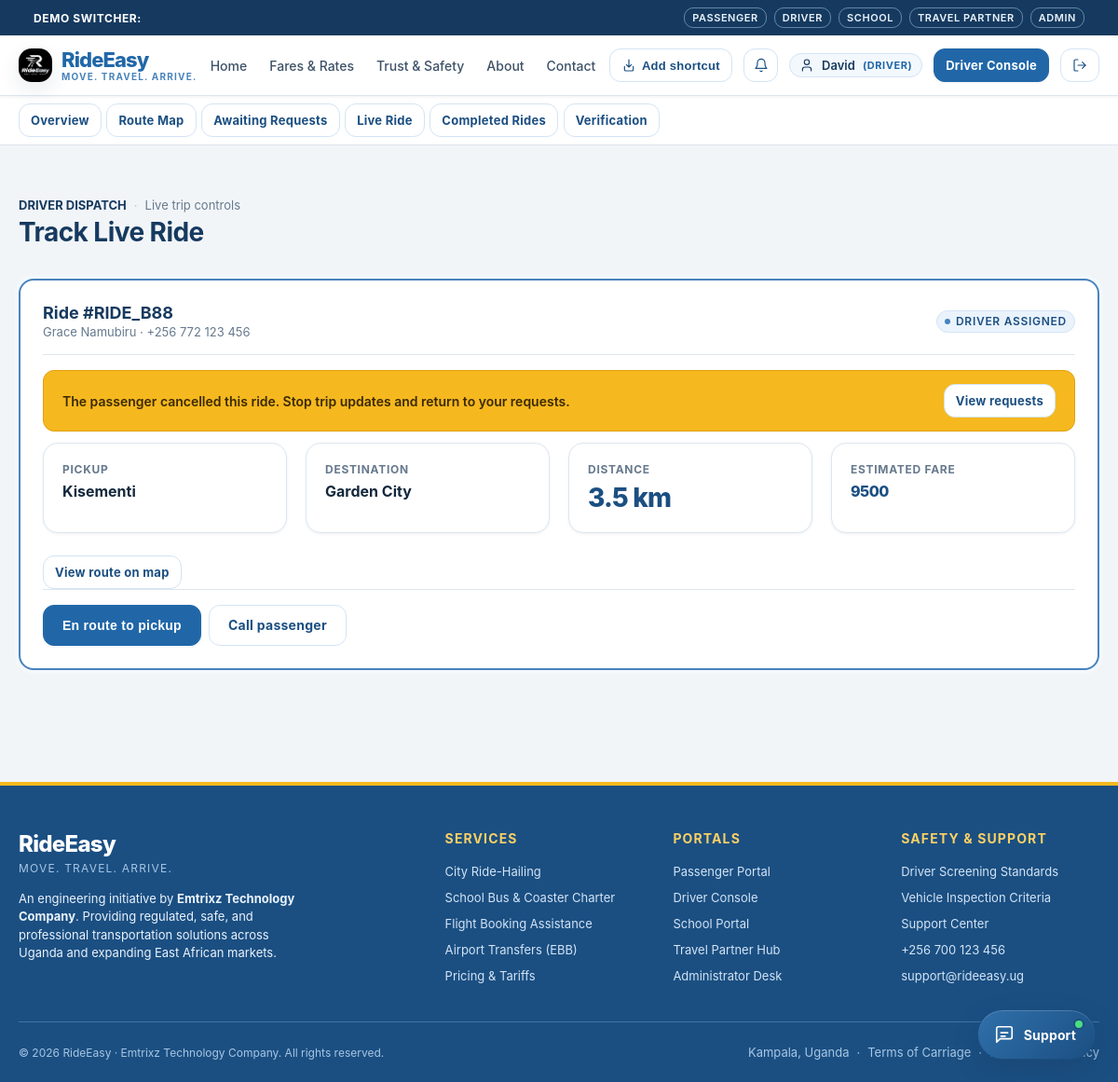
The page /driver/active-ride (signed in) on the database as committed earlier.
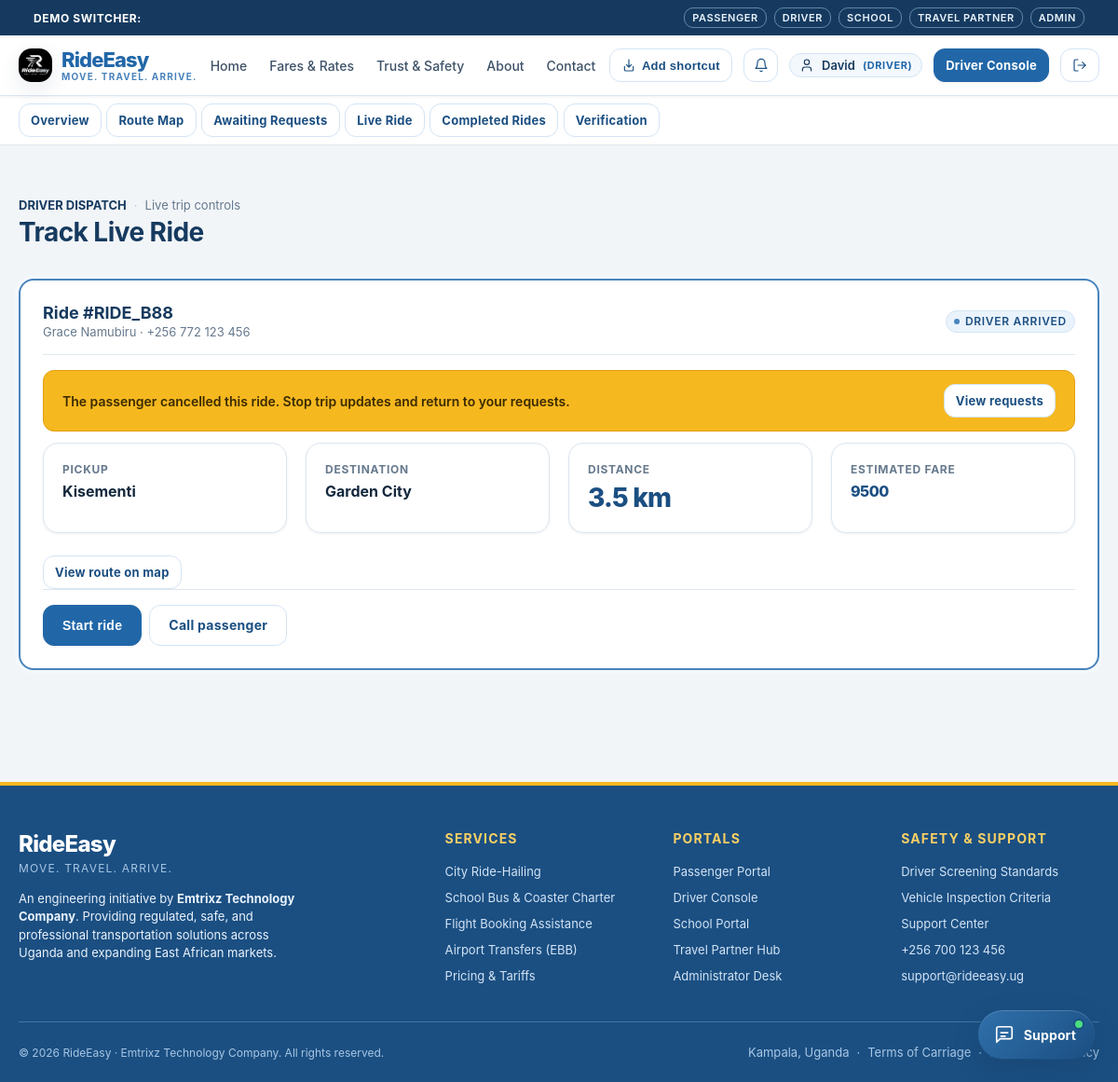
The same page on the database as committed later.
### tables this page shows
CREATE TABLE rides (
    id TEXT PRIMARY KEY,
    passenger_id TEXT NOT NULL,
    driver_id TEXT,
    category TEXT NOT NULL CHECK(category IN ('BODA', 'ECONOMY', 'COMFORT', 'PREMIUM')),
    pickup_address TEXT NOT NULL,
    pickup_lat REAL NOT NULL,
    pickup_lng REAL NOT NULL,
    destination_address TEXT NOT NULL,
    destination_lat REAL NOT NULL,
    destination_lng REAL NOT NULL,
    estimated_distance_km REAL NOT NULL,
    estimated_fare_ugx INTEGER NOT NULL,
    final_fare_ugx INTEGER,
    payment_method TEXT NOT NULL DEFAULT 'CASH' CHECK(payment_method IN ('CASH', 'MTN_MOMO', 'AIRTEL_MONEY', 'CARD')),
    payment_status TEXT NOT NULL DEFAULT 'UNPAID' CHECK(payment_status IN ('UNPAID', 'PENDING', 'PAID')),
    status TEXT NOT NULL DEFAULT 'REQUESTED' CHECK(status IN (
        'REQUESTED',
        'SEARCHING_FOR_DRIVER',
        'DRIVER_ASSIGNED',
        'DRIVER_ARRIVING',
        'DRIVER_ARRIVED',
        'TRIP_STARTED',
        'TRIP_COMPLETED',
        'PAYMENT_PENDING',
        'COMPLETED',
        'CANCELLED'
    )),
    cancellation_reason TEXT,
    is_airport_ride INTEGER NOT NULL DEFAULT 0,
    related_journey_id TEXT,
    created_at TIMESTAMP NOT NULL DEFAULT CURRENT_TIMESTAMP,
    updated_at TIMESTAMP NOT NULL DEFAULT CURRENT_TIMESTAMP, cancelled_at TIMESTAMP, driver_response_status TEXT NOT NULL DEFAULT 'ACCEPTED' CHECK(driver_response_status IN ('PENDING', 'ACCEPTED', 'DECLINED')),
    FOREIGN KEY (passenger_id) REFERENCES users(id) ON DELETE CASCADE,
    FOREIGN KEY (driver_id) REFERENCES users(id),
    FOREIGN KEY (related_journey_id) REFERENCES confirmed_journeys(id)
);

### rideeasy/app/routes/driver.py (the view)
@driver_bp.route("/active-ride")
def active_ride():
    user = AuthService.get_current_user()
    ride = get_db().fetchone(
        """SELECT r.*, u.full_name as passenger_name, u.phone as passenger_phone
        FROM rides r
        JOIN users u ON r.passenger_id = u.id
        WHERE r.driver_id = ? AND r.status NOT IN ('COMPLETED', 'CANCELLED')
          AND (r.driver_response_status = 'ACCEPTED' OR r.status != 'DRIVER_ASSIGNED')
        ORDER BY r.created_at DESC LIMIT 1""",
        (user["id"],)
    )
    return render_template("driver/active_ride.html", user=user, ride=ride)

### rideeasy/app/repositories/database.py (called while the page is built)
def get_db() -> Database:
    global _db_instance
    try:
        from flask import current_app, has_app_context
        if has_app_context():
            db_url = current_app.config.get("TURSO_DATABASE_URL", "")
            auth_token = current_app.config.get("TURSO_AUTH_TOKEN", "")
            local_path = current_app.config.get("LOCAL_DB_PATH", Config.LOCAL_DB_PATH)
            if (
                _db_instance is None
                or _db_instance.db_url != db_url
                or _db_instance.auth_token != auth_token
                or _db_instance.local_path != local_path
            ):
                _db_instance = Database(db_url, auth_token, local_path)
            return _db_instance
    except ImportError:
        pass
    if _db_instance is None:
        _db_instance = Database()
    return _db_instance

    def _get_sqlite_conn(self) -> sqlite3.Connection:
        conn = sqlite3.connect(self.local_path, timeout=10.0, check_same_thread=False)
        conn.row_factory = sqlite3.Row
        conn.execute("PRAGMA foreign_keys = ON;")
        return conn

### rideeasy/app/routes/driver.py (called while the page is built)
@driver_bp.before_request
@login_required
@role_required("DRIVER", "ADMIN")
def before_request():
    pass

### rideeasy/app/templates/driver/active_ride.html (shortened to what this page needs)
{% extends "base.html" %}
{% block content %}
<div class="container section">
  <div style="margin-bottom: 2rem;">
    <div class="metadata-row" style="margin-bottom: 0.25rem;">
      <span style="font-weight: 700; color: var(--color-black); text-transform: uppercase;">Driver Dispatch</span>
      <span class="metadata-separator">·</span>
      <span>Live trip controls</span>
    </div>
    <h2>Track Live Ride</h2>
  </div>
  {% if ride %}
    <div id="driver-live-ride-tracker"
         data-ride-id="{{ ride.id }}"
         data-status="{{ ride.status }}"
         data-driver-id="{{ ride.driver_id }}"
         class="card"
         style="border: 2px solid var(--color-black);">
      <div class="card-header">
        <div>
          <div class="card-title">Ride #{{ ride.id[:8].upper() }}</div>
          <div class="card-subtitle">{{ ride.passenger_name }} · {{ ride.passenger_phone }}</div>
        </div>
        <span id="driver-live-ride-status" class="status-indicator"><span class="status-dot"></span>{{ ride.status.replace('_', ' ') }}</span>
      </div>
      <div id="driver-ride-cancelled-alert" class="alert alert-warning" role="status" hidden>
        The passenger cancelled this ride. Stop trip updates and return to your requests.
        <a href="/driver/requests" class="btn btn-secondary btn-sm">View requests</a>
      </div>
      <div class="stats-grid" style="margin-bottom: 1.5rem;">
        <div class="stat-card"><div class="stat-label">Pickup</div><div style="font-weight: 700;">{{ ride.pickup_address }}</div></div>
        <div class="stat-card"><div class="stat-label">Destination</div><div style="font-weight: 700;">{{ ride.destination_address }}</div></div>
        <div class="stat-card"><div class="stat-label">Distance</div><div class="stat-value">{{ ride.estimated_distance_km }} km</div></div>
        <div class="stat-card"><div class="stat-label">Estimated fare</div><div class="stat-value" style="font-size: 1rem;">{{ ride.final_fare_ugx or ride.estimated_fare_ugx | ugx }}</div></div>
      </div>
      <a class="btn btn-secondary btn-sm" href="/map?pickup={{ ride.pickup_address | urlencode }}&destination={{ ride.destination_address | urlencode }}">View route on map</a>
      <div id="driver-live-ride-controls" style="display: flex; align-items: center; gap: 0.5rem; flex-wrap: wrap; border-top: 1px solid var(--color-light-grey); padding-top: 1rem;">
        {% if ride.status == 'DRIVER_ASSIGNED' %}
          <form method="POST" action="/driver/rides/{{ ride.id }}/status"><input type="hidden" name="status" value="DRIVER_ARRIVING"><button class="btn btn-primary" type="submit">En route to pickup</button></form>
        {% elif ride.status == 'DRIVER_ARRIVING' %}
          <form method="POST" action="/driver/rides/{{ ride.id }}/status"><input type="hidden" name="status" value="DRIVER_ARRIVED"><button class="btn btn-primary" type="submit">Arrived at pickup</button></form>
        {% elif ride.status == 'DRIVER_ARRIVED' %}
          <form method="POST" action="/driver/rides/{{ ride.id }}/status"><input type="hidden" name="status" value="TRIP_STARTED"><button class="btn btn-primary" type="submit">Start ride</button></form>
        {% elif ride.status == 'TRIP_STARTED' %}
          <form method="POST" action="/driver/rides/{{ ride.id }}/status"><input type="hidden" name="status" value="TRIP_COMPLETED"><button class="btn btn-primary" type="submit">Complete ride</button></form>
        {% elif ride.status == 'TRIP_COMPLETED' %}
          <form method="POST" action="/driver/rides/{{ ride.id }}/status"><input type="hidden" name="status" value="COMPLETED"><button class="btn btn-primary" type="submit">Confirm completed ride</button></form>
        {% endif %}
        <a href="tel:{{ ride.passenger_phone }}" class="btn btn-secondary">Call passenger</a>
      </div>
    </div>
  {% else %}
    <div class="card" style="text-align: center; padding: 3rem 1rem;">
      <p style="margin-bottom: 1rem;">You do not have a live ride assigned right now.</p>
      <a href="/driver/requests" class="btn btn-primary">View awaiting requests</a>
    </div>
  {% endif %}
</div>
{% endblock %}

Rows that differ between the two databases and show on the page:
changed rides "Kisementi": status.replace "DRIVER ASSIGNED" → "DRIVER ARRIVED"; status "DRIVER_ASSIGNED" → "DRIVER_ARRIVED" (drawn)
Other text that changed with them:
text no longer shown: "En route to pickup"
text now shown: "Start ride"
